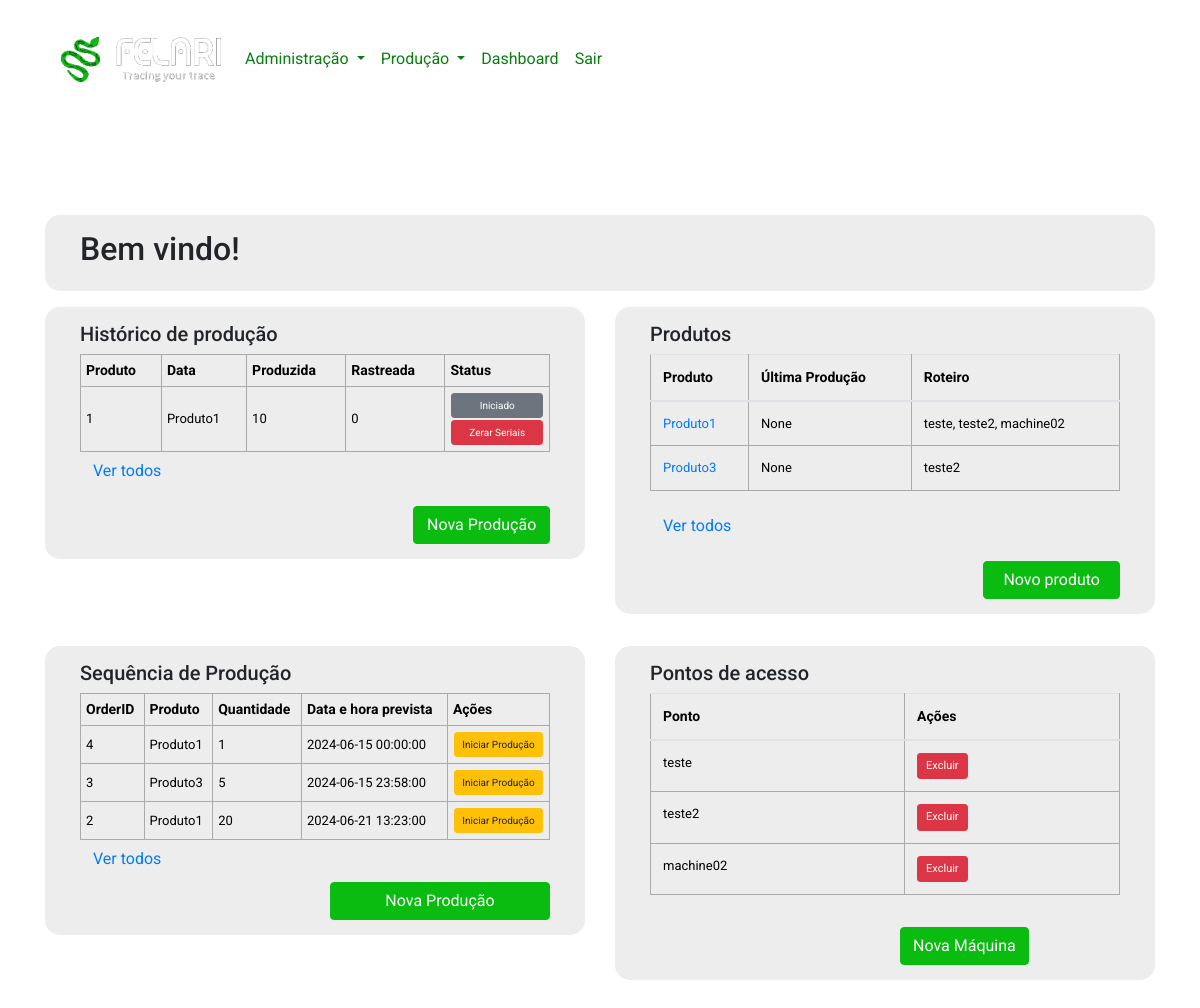
Page / (signed in) on the earlier database version.
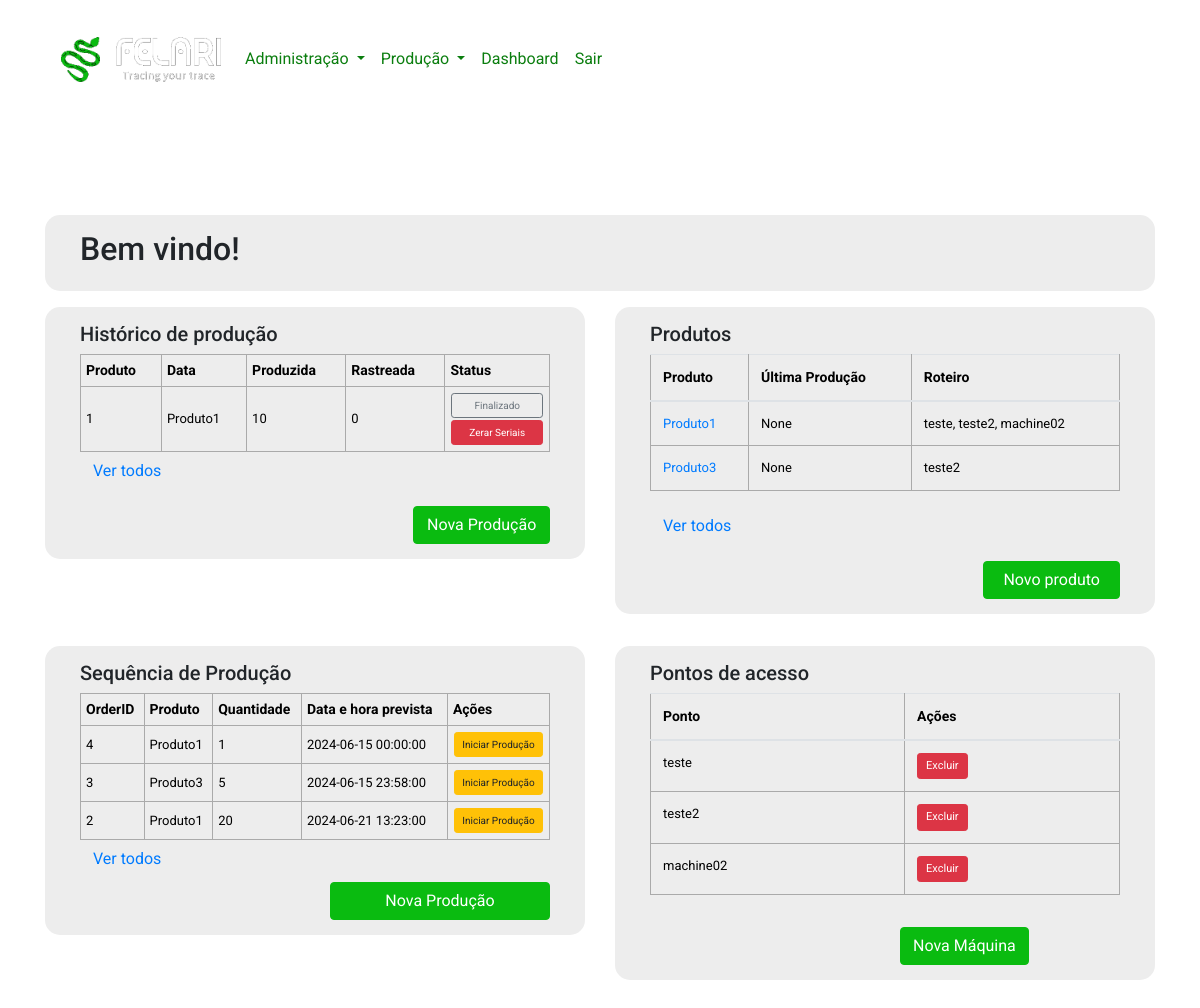
Same page on the later database version.
### app.py (models this page shows, shortened)
class OrdemProducao(db.Model):
    id = db.Column(db.Integer, primary_key=True)
    produto_id = db.Column(db.Integer, db.ForeignKey('product.id'), nullable=False)
    produto = db.relationship('Product', backref=db.backref('ordens_producao', lazy=True))
    quantidade = db.Column(db.Integer, nullable=False)
    data_prevista = db.Column(db.DateTime, nullable=False)
    status = db.Column(db.Integer, nullable=False)

class Product(db.Model):
    id = db.Column(db.Integer, primary_key=True)
    nome = db.Column(db.String(100), nullable=False)
    ultima_producao = db.Column(db.DateTime)
    access_points = db.relationship('AccessPoint', secondary=products_access_points, backref=db.backref('products', lazy='dynamic'))

class AccessPoint(db.Model):
    id = db.Column(db.Integer, primary_key=True)
    name = db.Column(db.String(100), unique=True, nullable=False)

### app.py (the view, shortened to what this page needs)
@app.route('/', methods=['GET', 'POST'])
@login_required
def index():
    produtos = Product.query.join(Product.access_points).all()
    ordens = OrdemProducao.query.order_by(OrdemProducao.data_prevista).all()
    form = TaskForm()
    tasks = aFazer.query.order_by(aFazer.date_created).all()
    access_points = AccessPoint.query.all()
    return render_template('index.html', form=form, tasks=tasks, access_points=access_points, produtos=produtos, ordens=ordens)

### app.py (called while the page is built)
@login_manager.user_loader
def load_user(user_id):
    return User.query.get(int(user_id))

### templates/index.html (shortened to what this page needs)
{% extends 'base.html' %}
{% block body %}
<div class="inicio my-5 container">
    <div class="row">
        <div class="col-12">
            <div class="inicio-card">
                <h2>Bem vindo!</h2>
            </div>
        </div>
        <div class="col-12 col-md-6 my-3 h-100">
            <div class="inicio-card h-100">
                <h5>Histórico de produção</h5>
                <div class="table-responsive">
                    <table>
                        <thead>
                            <tr>
                                <th>Produto</th>
                                <th>Data</th>
                                <th>Produzida</th>
                                <th>Rastreada</th>
                                <th>Status</th>
                            </tr>
                        </thead>
                        <tbody>
                            {% for ordem in ordens %}
                                {% if ordem.status in [2,3] %}
                                <tr class="ordemDeProducao">
                                    <td>{{ ordem.id }}</td>
                                    <td>{{ ordem.produto.nome }}</td>
                                    <td>{{ ordem.quantidade }}</td>
                                    <td> 0 </td>
                                    <td>
                                        {% if ordem.status == 2 %}
                                        <a class="btn btn-secondary btn-sm" href="/view_serials/{{ordem.id}}">Iniciado</a>
                                        <form action="{{ url_for('delete_serials', ordem_id=ordem.id) }}" method="post">
                                            <button type="submit" class="btn btn-danger btn-sm">Zerar Seriais</button>
                                        </form>
                                        {% elif ordem.status == 3 %}
                                            <a class="btn btn-outline-secondary btn-sm" href="/view_serials/{{ordem.id}}">Finalizado</a>
                                            <form action="{{ url_for('delete_serials', ordem_id=ordem.id) }}" method="post">
                                                <button type="submit" class="btn btn-danger btn-sm">Zerar Seriais</button>
                                            </form>
                                        {% endif %}
                                    </td>
                                </tr>
                                {% endif %}
                            {% endfor %}
                        </tbody>
                    </table>
                    <small>
                        <a class="btn btn-link" href="/pastProductions">Ver todos</a>
                    </small>
                </div>
                <div class="row mt-3">
                    <div class="col-8 col-md-6 col-lg-4 ml-auto">
                        <button class="btn btn-primary btn-block" data-toggle="modal" data-target="#modalNovaProducao">Nova Produção</button>
                    </div>
                </div>
            </div>
        </div>
        <div class="col-12 col-md-6 my-3 h-100">
            <div class="inicio-card h-100">
                <h5>Produtos</h5>
                <div class="table-responsive">
                    <table class="table">
                        <thead>
                            <tr>
                                <th>Produto</th>
                                <th>Última Produção</th>
                                <th>Roteiro</th>
                            </tr>
                        </thead>
                        <tbody>
                            {% if produtos %}
                                {% for produto in produtos[:4] %}
                                    <tr>
                                        <td><a href="{{ url_for('product', id=produto.id) }}">{{ produto.nome }}</a></td>
                                        <td>{{ produto.ultima_producao }}</td>
                                        <td>
                                            {% if produto.access_points %}
                                                {% set access_points_names = [] %}
                                                {% for access_point in produto.access_points %}
                                                    {% set _ = access_points_names.append(access_point.name) %}
                                                {% endfor %}
                                                {{ access_points_names | join(', ') }}
                                            {% else %}
                                                Sem roteiro definido
                                            {% endif %}
                                        </td>
                                    </tr>
                                {% endfor %}
                            {% else %}
                                <tr>
                                    <td colspan="3">Nenhum produto encontrado.</td>
                                </tr>
                            {% endif %}
                        </tbody>
                    </table>
                    <small>
                        <a class="btn btn-link" href="/products">Ver todos</a>
                    </small>
                </div>
                <div class="row mt-3">
                    <div class="col-8 col-md-6 col-lg-4 ml-auto">
                        <button class="btn btn-primary btn-block" data-toggle="modal" data-target="#modalNovoProduto">Novo produto</button>
                    </div>
                </div>
            </div>
        </div>
        <div class="col-12 col-md-6 my-3 h-100">
            <div class="inicio-card h-100">
                <h5>Sequência de Produção</h5>
                <div class="table-responsive">
                    <table>
                        <thead>
                            <tr>
                                <th>OrderID</th>
                                <th>Produto</th>
                                <th>Quantidade</th>
                                <th>Data e hora prevista</th>
                                <th>Ações</th>
                            </tr>
                        </thead>
                        <tbody>
                            {% for ordem in ordens %}
                                {% if ordem.status in [1] %}
                                    <tr class="ordemDeProducao">
                                        <td>{{ ordem.id }}</td>
                                        <td>{{ ordem.produto.nome }}</td>
                                        <td>{{ ordem.quantidade }}</td>
                                        <td>{{ ordem.data_prevista.strftime('%Y-%m-%d %H:%M:%S') }}</td>
                                        <td>
                                            <form method="POST" action="{{ url_for('generate_serials', ordem_id=ordem.id) }}">
                                                <button type="submit" class="btn btn-warning btn-sm">Iniciar Produção</button>
                                            </form>
                                        </td>
                                    </tr>
                                    {% endif %}
                                {% endfor %}
                        </tbody>
                    </table>
                    <small>
                        <a class="btn btn-link" href="/nextOrders">Ver todos</a>
                    </small>
                </div>
                <div class="row pt-1">
                    <div class="col-12 col-md-8 col-lg-6 ml-auto">
                        <button class="btn btn-primary btn-block" data-toggle="modal" data-target="#modalNovaProducao">Nova Produção</button>
                    </div>
                </div>
            </div>
        </div>
        <div class="col-12 col-md-6 my-3 h-100">
            <div class="inicio-card h-100">
                <h5>Pontos de acesso</h5>
                <div class="table-responsive">
                    <table class="table">
                        <thead>
                            <tr>
                                <th>Ponto</th>
                                <th>Ações</th>
                            </tr>
                        </thead>
                        <tbody>
                            {% for access_point in access_points %}
                            <tr>
                                <td>{{ access_point.name }}</td>
                                <td>
                                    <a href="#" class="btn btn-danger btn-sm">Excluir</a>
                                </td>
                            </tr>
                            {% endfor %}
                        </tbody>
                    </table>
                </div>
                <div class="row mt-3">
                    <div class="col-12 col-md-8 col-lg-6 ml-auto">
                        <a class="btn btn-primary" href="/create_access_point">
                            Nova Máquina
                        </a>
                    </div>
                </div>
            </div>
        </div>
    </div>
</div>
{% endblock %}

### templates/base.html (shortened to what this page needs)
<!DOCTYPE html>
<html lang="en">
<head>
    <link rel="stylesheet" href="{{ url_for('static', filename='css/main.css') }}">
<link rel="stylesheet" href="https://cdn.jsdelivr.net/npm/bootstrap@4.6.2/dist/css/bootstrap.min.css">
</head>
<body>
  {% if loginPage != True %}
        <div class="container navbarContainer py-md-4">
          <nav class="navbar navbar-expand-md">
            <a class="navbar-brand" href="/">
              <img src="../static/img/felariLogo.png" class="img-fluid" style="max-width: 160px;" />
            </a>
            <div class="collapse navbar-collapse" id="navbarNav">
              <ul class="navbar-nav">
                <li class="nav-item dropdown">
                  <a class="nav-link dropdown-toggle" href="#" role="button" data-toggle="dropdown" aria-expanded="false">
                    Administração
                  </a>
                </li>
                <li class="nav-item dropdown">
                  <a class="nav-link dropdown-toggle" href="#" role="button" data-toggle="dropdown" aria-expanded="false">
                    Produção
                  </a>
                </li>
                <li class="nav-item">
                  <a class="nav-link" href="/dashboard">Dashboard</a>
                </li>
                <li class="nav-item">
                  <a class="nav-link" href="/logout">Sair</a>
                </li>
              </ul>
            </div>
          </nav>
        </div>
    {% endif %}
    <div class="container pt-5">
    </div>
    {% block body %}
    {% endblock %}
</body>
</html>

### static/css/main.css (style rules this page uses)
:root { --verde: #0abb10; --verde-escuro: #0b7e0f; }
.btn-primary { background-color: var(--verde)!important; border-color: var(--verde)!important; }
.navbarContainer .nav-item .nav-link { color: var(--verde-escuro)!important; font-weight: 400; }
body { margin: 0; font-family: "Roboto", sans-serif!important; background-color: transparent!important; background-image: url('../img/common/background.jpg'); background-size: cover; background-position: center; }
table, td, th { border: 1px solid #aaa; }
table { border-collapse: collapse; width: 100%; }
th { height: 30px; padding: 5px; }
td { text-align: center; padding: 5px; }
.inicio .inicio-card { padding: 15px 35px; background-color: #ededed; border-radius: 15px; }
.inicio .inicio-card table { font-size: 13px; color: black; text-align: left; border: none; }
.inicio .inicio-card table th { font-size: 14px; font-weight: 700; }
.inicio .inicio-card table td { text-align: left; }
td button, td a.btn { font-size: 11px!important; }
tr.ordemDeProducao .btn { font-size: 10px !important; padding: 4px !important; width: calc(100% - 2px); margin: 1px; }

Differences in the rows shown:
changed OrdemProducao id 1: status "Iniciado" → "Finalizado"
